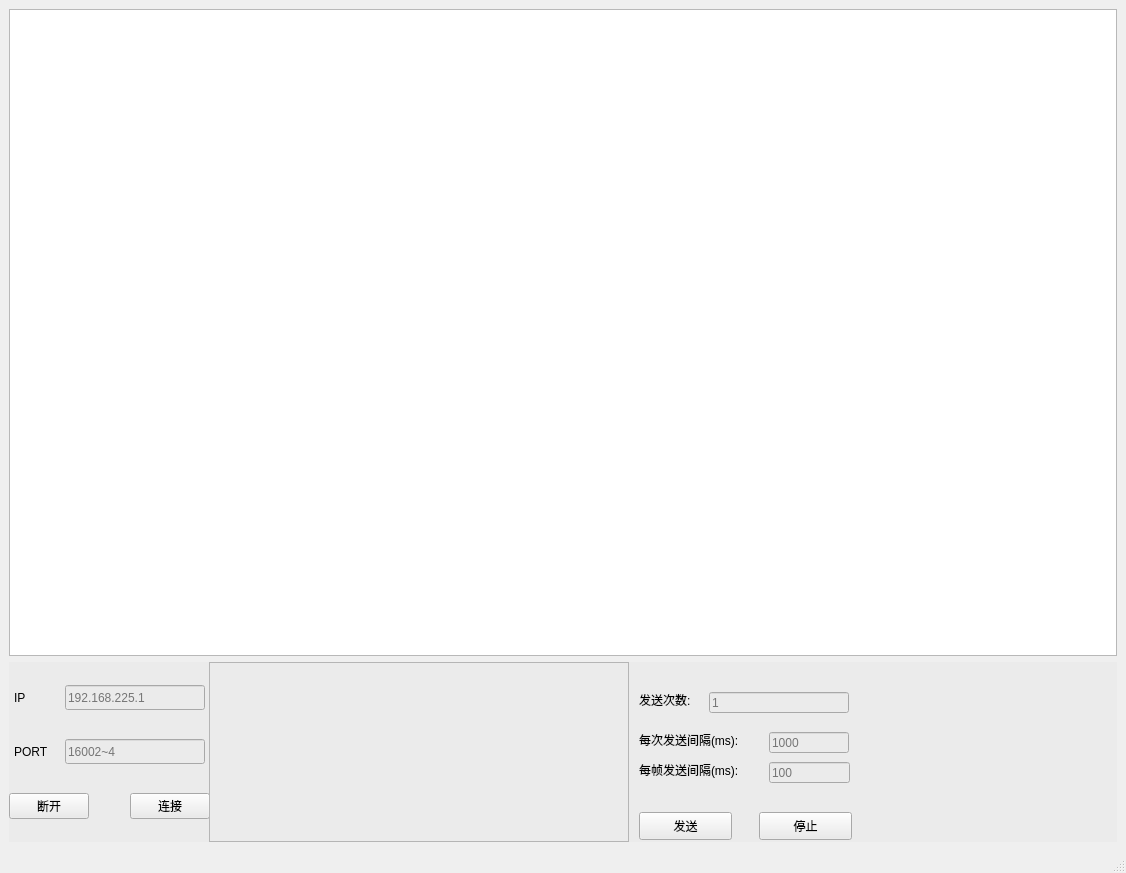
<?xml version="1.0" encoding="UTF-8"?>
<ui version="4.0">
 <class>candatacapture</class>
 <widget class="QMainWindow" name="candatacapture">
  <property name="geometry">
   <rect>
    <x>0</x>
    <y>0</y>
    <width>1126</width>
    <height>873</height>
   </rect>
  </property>
  <property name="windowTitle">
   <string>MainWindow</string>
  </property>
  <widget class="QWidget" name="centralwidget">
   <layout class="QVBoxLayout" name="verticalLayout_2">
    <item>
     <widget class="QTableWidget" name="tableWidget_show">
      <property name="styleSheet">
       <string notr="true"/>
      </property>
     </widget>
    </item>
    <item>
     <widget class="QWidget" name="widget" native="true">
      <property name="minimumSize">
       <size>
        <width>0</width>
        <height>180</height>
       </size>
      </property>
      <property name="maximumSize">
       <size>
        <width>16777215</width>
        <height>180</height>
       </size>
      </property>
      <property name="styleSheet">
       <string notr="true">background-color: rgb(235, 235, 235);</string>
      </property>
      <widget class="QWidget" name="widget_2" native="true">
       <property name="geometry">
        <rect>
         <x>0</x>
         <y>0</y>
         <width>201</width>
         <height>180</height>
        </rect>
       </property>
       <property name="minimumSize">
        <size>
         <width>0</width>
         <height>180</height>
        </size>
       </property>
       <property name="maximumSize">
        <size>
         <width>16777215</width>
         <height>180</height>
        </size>
       </property>
       <property name="styleSheet">
        <string notr="true"/>
       </property>
       <layout class="QVBoxLayout" name="verticalLayout">
        <item>
         <layout class="QHBoxLayout" name="horizontalLayout">
          <item>
           <widget class="QLabel" name="label">
            <property name="minimumSize">
             <size>
              <width>40</width>
              <height>25</height>
             </size>
            </property>
            <property name="maximumSize">
             <size>
              <width>40</width>
              <height>16777215</height>
             </size>
            </property>
            <property name="text">
             <string>IP</string>
            </property>
           </widget>
          </item>
          <item>
           <widget class="QLineEdit" name="lineEdit_serverIP">
            <property name="minimumSize">
             <size>
              <width>0</width>
              <height>25</height>
             </size>
            </property>
            <property name="maximumSize">
             <size>
              <width>140</width>
              <height>16777215</height>
             </size>
            </property>
            <property name="placeholderText">
             <string>192.168.225.1</string>
            </property>
           </widget>
          </item>
         </layout>
        </item>
        <item>
         <layout class="QHBoxLayout" name="horizontalLayout_2">
          <item>
           <widget class="QLabel" name="label_2">
            <property name="minimumSize">
             <size>
              <width>40</width>
              <height>25</height>
             </size>
            </property>
            <property name="maximumSize">
             <size>
              <width>40</width>
              <height>16777215</height>
             </size>
            </property>
            <property name="text">
             <string>PORT</string>
            </property>
           </widget>
          </item>
          <item>
           <widget class="QLineEdit" name="lineEdit_serverPort">
            <property name="minimumSize">
             <size>
              <width>0</width>
              <height>25</height>
             </size>
            </property>
            <property name="maximumSize">
             <size>
              <width>140</width>
              <height>16777215</height>
             </size>
            </property>
            <property name="text">
             <string/>
            </property>
            <property name="placeholderText">
             <string>16002~4</string>
            </property>
           </widget>
          </item>
         </layout>
        </item>
        <item>
         <layout class="QHBoxLayout" name="horizontalLayout_3">
          <item>
           <widget class="QPushButton" name="pushButton_disconnect">
            <property name="text">
             <string>断开</string>
            </property>
           </widget>
          </item>
          <item>
           <spacer name="horizontalSpacer">
            <property name="orientation">
             <enum>Qt::Horizontal</enum>
            </property>
            <property name="sizeHint" stdset="0">
             <size>
              <width>40</width>
              <height>20</height>
             </size>
            </property>
           </spacer>
          </item>
          <item>
           <widget class="QPushButton" name="pushButton_connect">
            <property name="text">
             <string>连接</string>
            </property>
           </widget>
          </item>
         </layout>
        </item>
       </layout>
      </widget>
      <widget class="QTableWidget" name="tableWidget_input">
       <property name="geometry">
        <rect>
         <x>200</x>
         <y>0</y>
         <width>420</width>
         <height>180</height>
        </rect>
       </property>
       <property name="minimumSize">
        <size>
         <width>420</width>
         <height>180</height>
        </size>
       </property>
       <property name="maximumSize">
        <size>
         <width>16777215</width>
         <height>180</height>
        </size>
       </property>
      </widget>
      <widget class="QWidget" name="widget_3" native="true">
       <property name="geometry">
        <rect>
         <x>620</x>
         <y>0</y>
         <width>230</width>
         <height>180</height>
        </rect>
       </property>
       <widget class="QLabel" name="label_sendcounts">
        <property name="geometry">
         <rect>
          <x>10</x>
          <y>30</y>
          <width>72</width>
          <height>15</height>
         </rect>
        </property>
        <property name="text">
         <string>发送次数:</string>
        </property>
       </widget>
       <widget class="QLineEdit" name="lineEdit_sendCounts">
        <property name="geometry">
         <rect>
          <x>80</x>
          <y>30</y>
          <width>140</width>
          <height>21</height>
         </rect>
        </property>
        <property name="minimumSize">
         <size>
          <width>140</width>
          <height>21</height>
         </size>
        </property>
        <property name="maximumSize">
         <size>
          <width>140</width>
          <height>21</height>
         </size>
        </property>
        <property name="placeholderText">
         <string>1</string>
        </property>
       </widget>
       <widget class="QLabel" name="label_sendInterval">
        <property name="geometry">
         <rect>
          <x>10</x>
          <y>70</y>
          <width>131</width>
          <height>16</height>
         </rect>
        </property>
        <property name="text">
         <string>每次发送间隔(ms):</string>
        </property>
       </widget>
       <widget class="QLabel" name="label_sendFrameInterval">
        <property name="geometry">
         <rect>
          <x>10</x>
          <y>100</y>
          <width>131</width>
          <height>16</height>
         </rect>
        </property>
        <property name="text">
         <string>每帧发送间隔(ms):</string>
        </property>
       </widget>
       <widget class="QLineEdit" name="lineEdit_sendinterval">
        <property name="geometry">
         <rect>
          <x>140</x>
          <y>70</y>
          <width>80</width>
          <height>21</height>
         </rect>
        </property>
        <property name="minimumSize">
         <size>
          <width>80</width>
          <height>21</height>
         </size>
        </property>
        <property name="maximumSize">
         <size>
          <width>80</width>
          <height>21</height>
         </size>
        </property>
        <property name="placeholderText">
         <string>1000</string>
        </property>
       </widget>
       <widget class="QLineEdit" name="lineEdit_sendFrameInterval">
        <property name="geometry">
         <rect>
          <x>140</x>
          <y>100</y>
          <width>81</width>
          <height>21</height>
         </rect>
        </property>
        <property name="placeholderText">
         <string>100</string>
        </property>
       </widget>
       <widget class="QPushButton" name="pushButton_sendFrame">
        <property name="geometry">
         <rect>
          <x>10</x>
          <y>150</y>
          <width>93</width>
          <height>28</height>
         </rect>
        </property>
        <property name="text">
         <string>发送</string>
        </property>
       </widget>
       <widget class="QPushButton" name="pushButton_stopFrame">
        <property name="geometry">
         <rect>
          <x>130</x>
          <y>150</y>
          <width>93</width>
          <height>28</height>
         </rect>
        </property>
        <property name="text">
         <string>停止</string>
        </property>
       </widget>
      </widget>
     </widget>
    </item>
   </layout>
  </widget>
  <widget class="QMenuBar" name="menubar">
   <property name="geometry">
    <rect>
     <x>0</x>
     <y>0</y>
     <width>1126</width>
     <height>26</height>
    </rect>
   </property>
  </widget>
  <widget class="QStatusBar" name="statusbar"/>
 </widget>
 <resources/>
 <connections/>
</ui>
